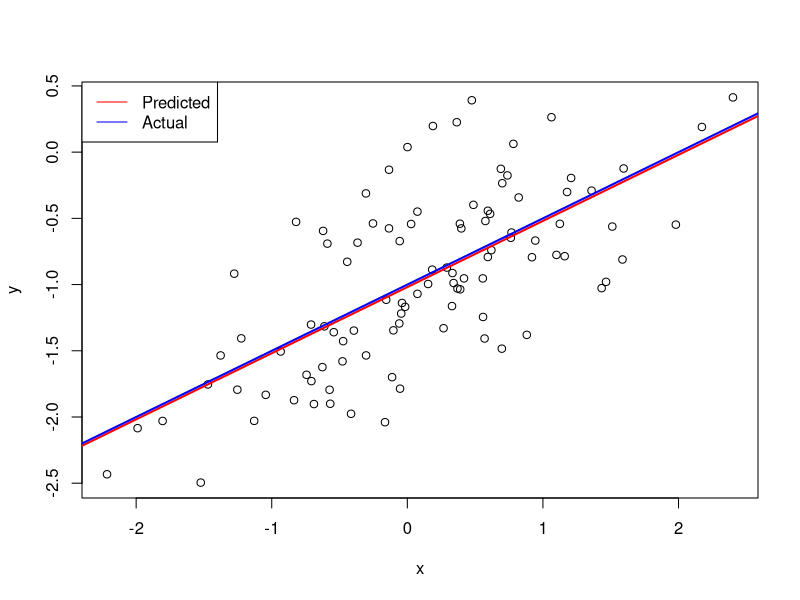
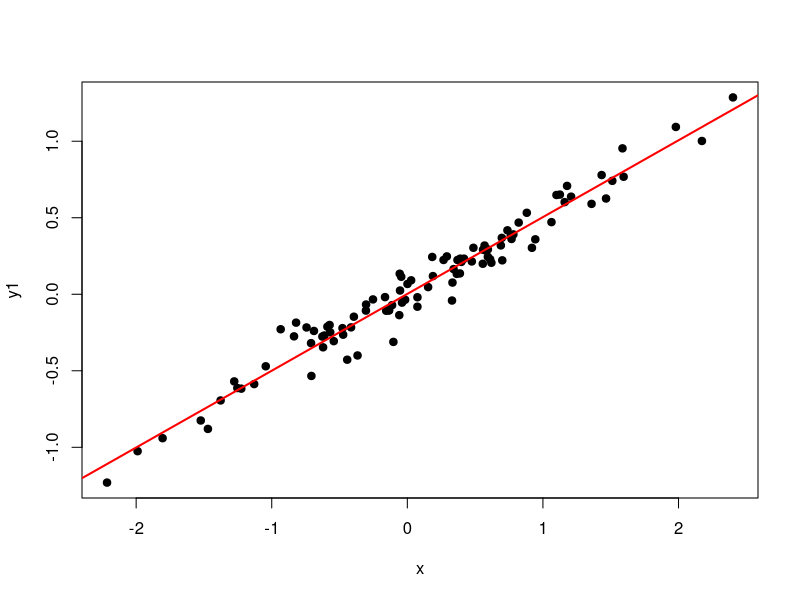
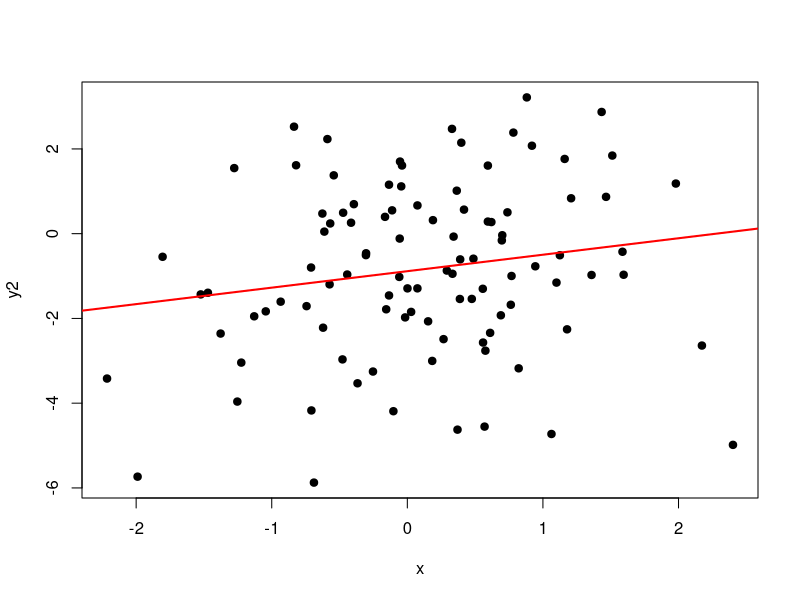

Write the R code that produced these figures, in order.
set.seed(1)                  #for consistent results
n = 100                      #no of observations
x = rnorm(n,mean=0,sd=1)     #observations drawn from a N(0, 1) distribution.
eps = rnorm(n,mean=0,sd=0.5) #drawn from a N(0, 0.25) distribution
y = (-1 + 0.5*x) + eps
length(y)
#linear regression
model = lm(y~x)
summary(model)

plot(x,y)
abline(model,col = 'red',lwd =2)
abline(-1,0.5,col = 'blue',lwd = 2)
legend("topleft",
       legend = c("Predicted","Actual"),
       col = c("red","blue"),
       lty = c(1,1),
       bty = "o")

#quadratic fit
pol_model = lm(y~x+I(x^2))
summary(pol_model)

#x^2 coeff can be considered as zero as p-value is large
#since there is no much difference in linear and polynomial but ofcourse
#linear model is slightly better 


#repeating the process with less noise by reducing the variance in error 
eps1 = rnorm(n,mean = 1,sd = 0.09)
y1 = (-1+0.5*x)  +eps1
model1 = lm(y1~x)
summary(model1)

plot(x,y1,pch =19)
abline(model1,col = 'red',lwd = 2)

#fit is quite good as error is low

#repeat the process with more noise
eps2 = rnorm(n,mean = 0,sd = 2)
y2 = (-1+0.5*x) + eps2

model2 = lm(y2~x)
summary(model2)

plot(x,y2,pch =19)
abline(model2,col = 'red',lwd = 2)
#as noise increases line does not fits data properly

#checking conf interval of every model
confint(model)
confint(model1)
confint(model2)
#Insigts 
#with normal noise intercept and slope are significant 
#with less noise intercept is not not significant since interval contains a zero
#with more noise slope interval contains a zero making is not significant